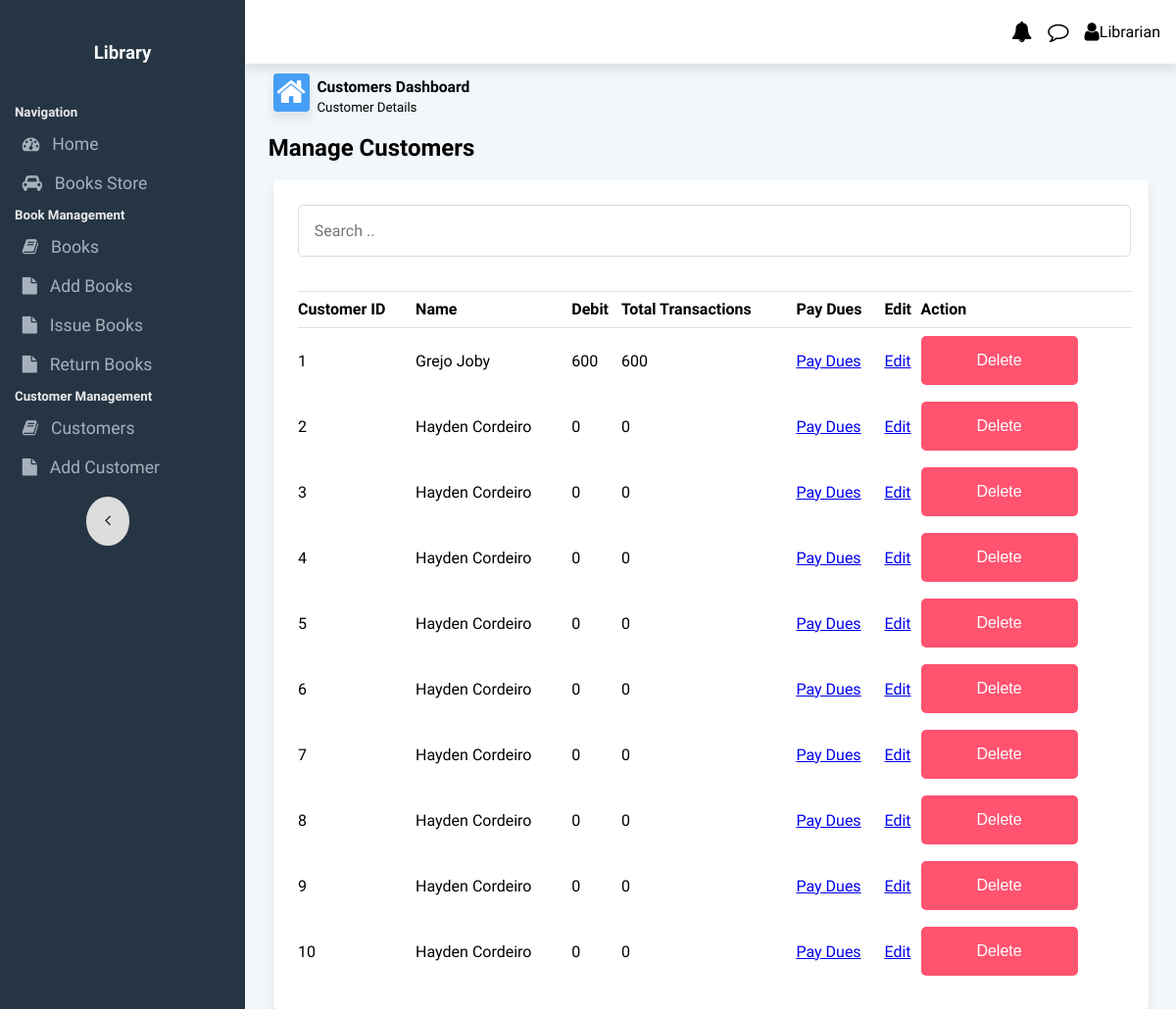
The page /customers on the database as committed earlier.
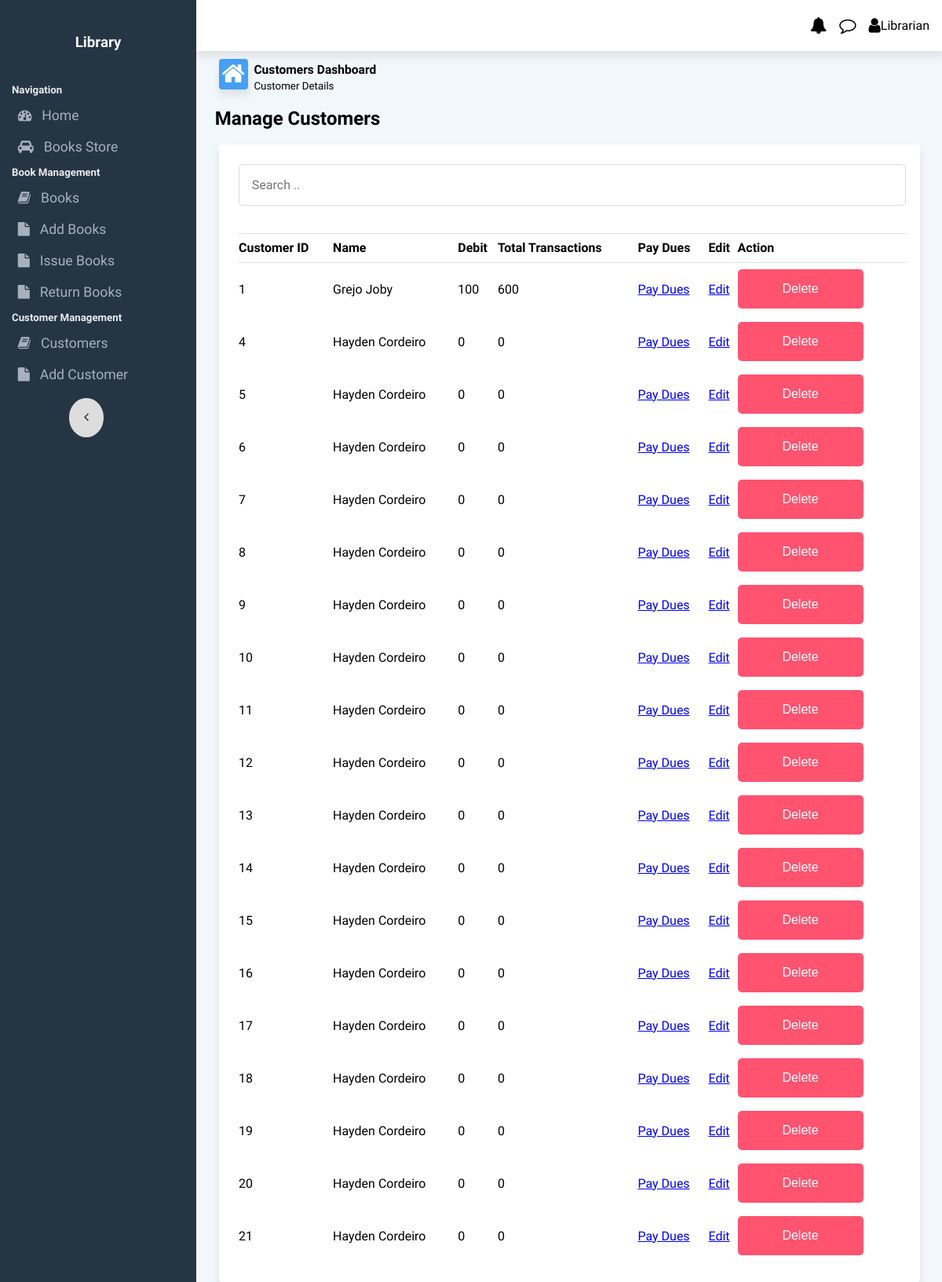
The same page on the database as committed later.
### app.py (models this page shows, shortened)
class Customer(db.Model):
    __tablename__ = 'customer'
    cust_id=db.Column(db.Integer, primary_key=True,autoincrement=True)
    name=db.Column(db.String(255), nullable=False)
    debt = db.Column(db.Integer, nullable=False, default=0)
    total_trans = db.Column(db.Integer, nullable=False, default=0)

### app.py (the view)
@app.route('/customers')
def customers():
    all_customers=Customer.query.all()
    return render_template('customers.html', all_customers=all_customers)

### templates/customers.html (shortened to what this page needs)
{% extends 'base.html' %}
{% block body %}
<div class="content-area">
    <div class="flexContainer" id="dashboardLineContainer">
        <div class="flex-40 dashboardLine">
            <i class="fa fa-home fa-2x" style="float: left;" id="homeIcon"></i>
            <div style="margin-bottom: 0;margin-top: 0;">
                <h3 style="margin-bottom: 0;margin-top: 2px;"><small>Customers Dashboard</small> </h3>
                <p style="margin-bottom: 0;margin-top: 0;"><small>Customer Details</small> </p>
            </div>
        </div>
    </div>
</div>
<h2 style="margin: 1% 2.5% 1% 2.5%;">Manage Customers</h2>
<div class="cardRow2 tablecard">
    <div style="display: flex;flex-wrap: wrap;" class="table_inside_row">
        <div style="flex:0 0 60%;flex-grow: 3;">
            <input type="text" id="search_box" placeholder="Search .." style="margin: 1%;width: 95%;">
        </div>
    </div>
    <table class="attendance_form_table">
        <thead>
            <tr style="text-align: left;">
                <th>Customer ID</th>
                <th>Name</th>
                <th>Debit</th>
                <th>Total Transactions</th>
                <th>Pay Dues</th>
                <th>Edit</th>
                <th>Action</th>
            </tr>
        </thead>
        <tbody id="attendance_form_table_data">
            {%for customer in all_customers %}
            <tr>
                <td>{{customer.cust_id}}</td>
                <td>{{customer.name}}</td>
                <td>{{customer.debt}}</td>
                <td>{{customer.total_trans}}</td>
                <td><a href="/customers/pay/{{customer.cust_id}}">Pay Dues</a></td>
                <td><a href="/customers/edit/{{customer.cust_id}}">Edit</a></td>
                <td><a href="customers/delete/{{customer.cust_id}}"><button class="dropbtn btn-danger">Delete</button></a></td>
            </tr>
            {%endfor%}
        </tbody>
    </table>
</div>
{% endblock %}

Rows that differ between the two databases and show on the page:
removed Customer: cust_id "2", name "Hayden Cordeiro", debt "0", total_trans "0"
removed Customer: cust_id "3", name "Hayden Cordeiro", debt "0", total_trans "0"
changed Customer "Grejo Joby": debt "600" → "100"
added Customer: cust_id "11", name "Hayden Cordeiro", debt "0", total_trans "0"
added Customer: cust_id "12", name "Hayden Cordeiro", debt "0", total_trans "0"
added Customer: cust_id "13", name "Hayden Cordeiro", debt "0", total_trans "0"
added Customer: cust_id "14", name "Hayden Cordeiro", debt "0", total_trans "0"
added Customer: cust_id "15", name "Hayden Cordeiro", debt "0", total_trans "0"
added Customer: cust_id "16", name "Hayden Cordeiro", debt "0", total_trans "0"
added Customer: cust_id "17", name "Hayden Cordeiro", debt "0", total_trans "0"
added Customer: cust_id "18", name "Hayden Cordeiro", debt "0", total_trans "0"
added Customer: cust_id "19", name "Hayden Cordeiro", debt "0", total_trans "0"
added Customer: cust_id "20", name "Hayden Cordeiro", debt "0", total_trans "0"
added Customer: cust_id "21", name "Hayden Cordeiro", debt "0", total_trans "0"
